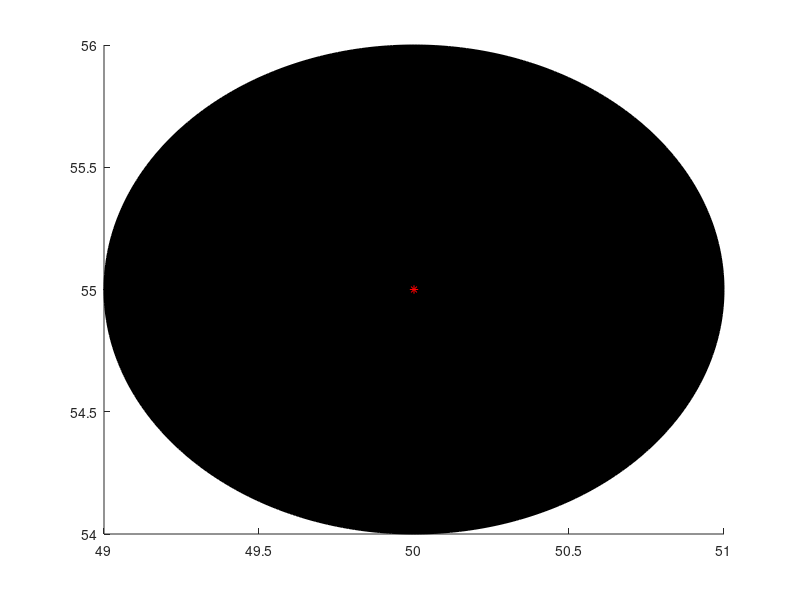

The MATLAB source for this figure:
C = [50,55, 60] ;   % center of circle 
R = 1. ;    % Radius of circle 
teta=0:0.01:2*pi ;
x=C(1)+R*cos(teta);
y=C(2)+R*sin(teta) ;
z = C(3)+zeros(size(x)) ;
patch(x,y,z,'k')
hold on
plot3(C(1),C(2),C(3),'*r')